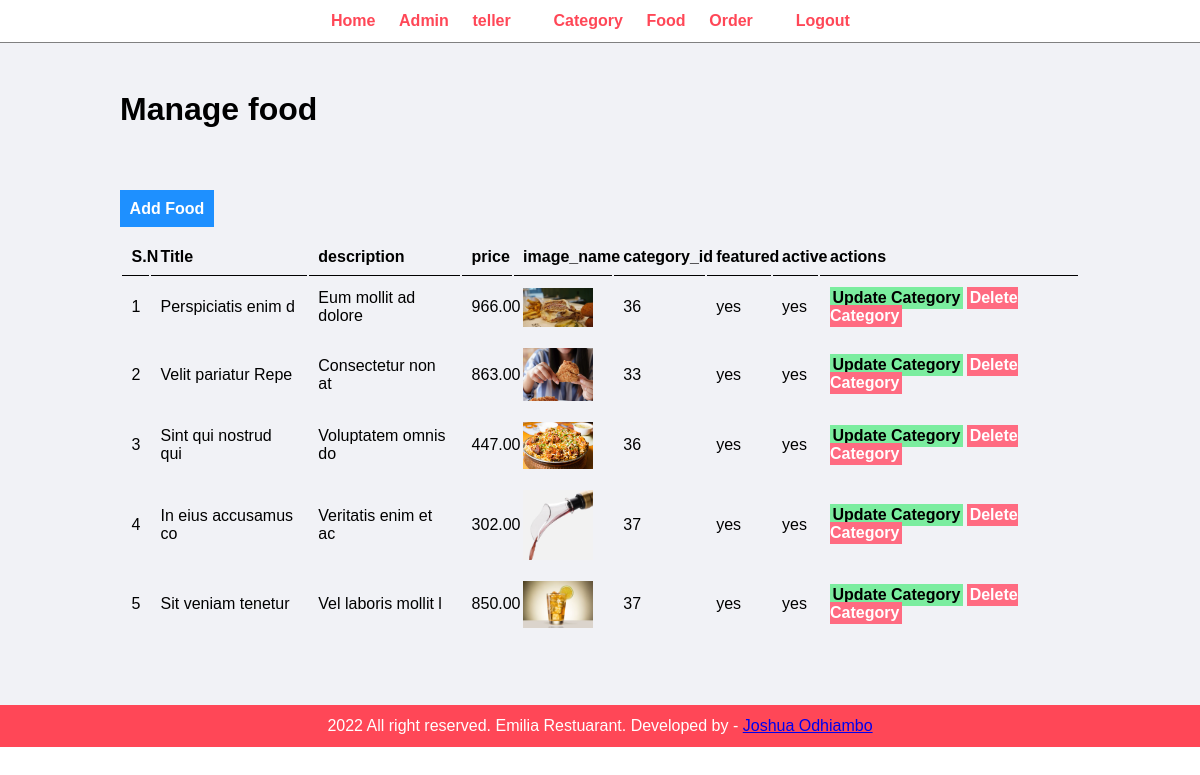
The app's page /web-design-restaurant/admin/manage-food.php (signed in) with its own data.
### tables this page shows
CREATE TABLE `tbl_food` (
  `id` int(10) UNSIGNED NOT NULL,
  `title` varchar(100) NOT NULL,
  `description` text NOT NULL,
  `price` decimal(10,2) NOT NULL,
  `image_name` varchar(255) NOT NULL,
  `category_id` int(10) UNSIGNED NOT NULL,
  `featured` varchar(10) NOT NULL,
  `active` varchar(10) NOT NULL
);

### web-design-restaurant/admin/manage-food.php (the view, shortened to what this page needs)
<?php include('partials/menu.php') ?>
<div class='main-content'>
            <div class= "wrapper">
           <h1>Manage food</h1>
           <br/> </br>
    <br/> </br>
        <a href='add-food.php' class='btn-primary'> Add Food</a>
        <table class = 'tbl-full'>
               <tr>
                   <th>S.N</th>
                   <th>Title</th>
                   <th>description</th>
                   <th>price</th>
                   <th>image_name</th>
                   <th>category_id	</th>
                   <th>featured</th>
                   <th>active</th>
                   <th>actions</th>
               </tr>
               <?php
              $sql = 'SELECT * FROM tbl_food';
              $res= mysqli_query($conn,$sql);
              if ($res==true){
                $count = mysqli_num_rows($res);
                if($count > 0){
                    $sn=1;
                    while($rows= mysqli_fetch_assoc($res))
                    {
                        $title=$rows['title'];
                        $price=$rows['price'];
                        $description=$rows['description'];
                        $category=$rows['category_id'];
                        $id = $rows['id'];
                        $image_name=$rows['image_name'];
                        $featured=$rows['featured'];
                        $active=$rows['active'];
                        ?>
                   <td><?php echo $sn++; ?></td>
                   <td><?php echo $title; ?></td>
                   <td> <?php echo $description ?> </td>
                   <td> <?php echo $price ?> </td>
                   <td>
                    <?php
                        if ($image_name== ''){
                            echo '<div class = "error">image not available. </div>';
                        }
                        else{
                            ?>
                            <img src = "<?php echo HOMEURL;?>images/food/<?php echo $image_name;?>" width = "70 px" height = 'auto'>
                            <?php
                        }
                        ?>
                    </td>
                    <td><?php echo $category; ?> </td>
                   <td><?php echo $featured; ?></td>
                   <td><?php echo $active; ?></td>
                   <td>
                    <a href='<?php echo HOMEURL;?>admin/update-food.php?id=<?php echo $id?> ' class='btn-secondary'> Update Category</a>
                     <a href= '<?php echo HOMEURL;?>admin/delete-food.php?id=<?php echo $id; ?>&image_name=<?php echo $image_name; ?>' class='btn-danger'> Delete Category</a>
            <?php
                        }
                    }
                    else{
                       ?>
                        <tr>
                        <td colspan=6 ><div class =error > No Category Added </div></td>
                        </tr>
                        <?php
                    }
                }
            ?>
           </table>
           <br/>
        </div>
        </div>
<?php include('partials/footer.php'); ?>

### web-design-restaurant/admin/partials/menu.php (shortened to what this page needs)
<html>
    <head>
        <link rel ='stylesheet' href="../css/admin.css">
    <head>
    <body>
        <div class='menu text-center'>
            <div class= "wrapper">
               <ul>
                    <li><a href ="index.php" > Home</a></li>
                    <li><a href ="manage-admin.php" > Admin </a></li>
                    <li><a href ="manage-teller.php" > teller </a><li>
                    <li><a href ="manage-category.php" > Category </a></li>
                    <li><a href ="manage-food.php" > Food </a></li>
                    <li><a href ="manage-order.php" > Order </a><li>
                    <li><a href ="logout.php" > Logout </a><li>
                </ul>
            </div>
        </div>

### web-design-restaurant/admin/partials/footer.php
<div class='footer'>
            <div class= "wrapper">
              <p class = 'text-center'> 2022 All right reserved. Emilia Restuarant. Developed by - <a href="https://www.instagram.com/josh_odhis/">Joshua Odhiambo</a></p>
            </div>
        </div>
    <body>
</html>

### web-design-restaurant/css/admin.css (style rules this page uses)
* { margin: 0; padding: 0; font-family: Arial, Helvetica, sans-serif; }
.wrapper { padding: 1% ; width : 80%; margin:0 auto; }
.text-center { text-align: center; }
.tbl-full { width: 100%; }
table tr th { border-bottom: 1px solid black; padding: 1% ; text-align: left; }
table tr td { padding: 1%; }
.btn-primary { background-color: #1e90ff; padding: 1%; color: white; text-decoration: none; font-weight: bold; }
.btn-secondary { background-color: #7bed9f; padding: 1%; color: black; text-decoration: none; font-weight: bold; }
.btn-danger { background-color: #ff6b81; padding: 1%; color: white; text-decoration: none; font-weight: bold; }
.menu { border-bottom: 1px solid grey; }
.menu ul { list-style-type: none; }
.menu ul li { display: inline; padding: 1%; }
.menu ul li a { text-decoration: none; font-weight: bold; color: #ff4757; }
.main-content { background-color: #f1f2f6; padding: 3% 0; }
.footer { background-color: #ff4757; color: white }

### records on screen
tbl_food: title "Perspiciatis enim d", description "Eum mollit ad dolore", price "966.00", image_name (picture), category "36", featured "yes", active "yes"
tbl_food: title "Velit pariatur Repe", description "Consectetur non at", price "863.00", image_name (picture), category "33", featured "yes", active "yes"
tbl_food: title "Sint qui nostrud qui", description "Voluptatem omnis do", price "447.00", image_name (picture), category "36", featured "yes", active "yes"
tbl_food: title "In eius accusamus co", description "Veritatis enim et ac", price "302.00", image_name (picture), category "37", featured "yes", active "yes"
tbl_food: title "Sit veniam tenetur", description "Vel laboris mollit l", price "850.00", image_name (picture), category "37", featured "yes", active "yes"
